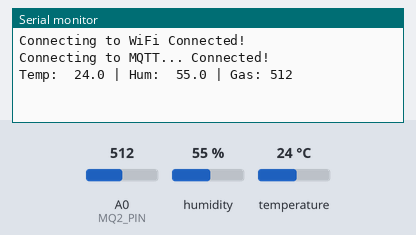
The sketch below on a simulated Arduino MKR. Shown: the last lines printed to the serial monitor. The test bench sets the inputs (shaded band); at power-on: humidity 55 %, A0 (MQ2_PIN) = 512, temperature 24 °C. WiFi joins after 1.5 s; servers stay silent unless stated; no MQTT or app messages arrive unless stated.

Above: at 2.7 s.
2.8 s: humidity set to 22 %
At 7.3 s:
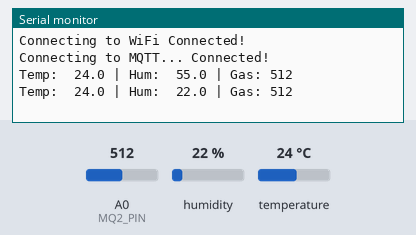
8.8 s: A0 (MQ2_PIN) set to 716
At 12.0 s:
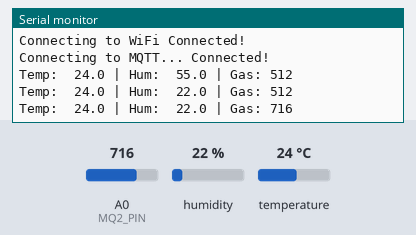
14.8 s: temperature set to 12 °C
At 18.0 s:
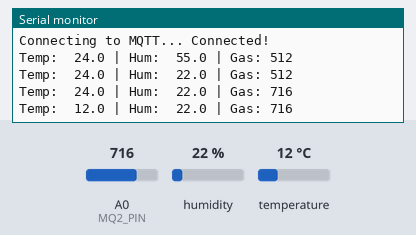
20.8 s: A0 (MQ2_PIN) set to 900
At 22.7 s:
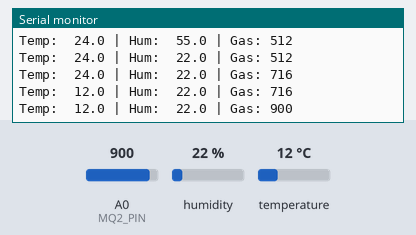
26.8 s: humidity set to 40 %
At 26.8 s:
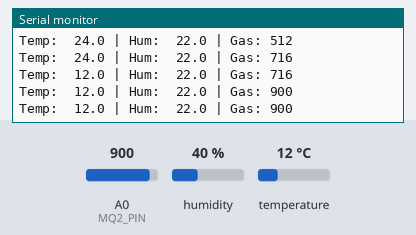
Timing chart, 0 to 29.8 s (numbered marks = the images above; inputs shaded):
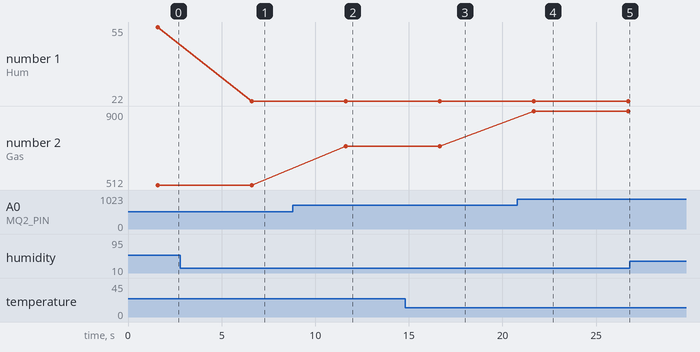

The sketch:

machine1_arduino.ino
```cpp
#include <WiFiNINA.h>
#include <PubSubClient.h>
#include <DHT.h>

// ── Change these three lines ──────────────────────
const char* WIFI_SSID     = "Vodafone-32B0";
const char* WIFI_PASSWORD = "x9GPNyLJ2NXY3kC9";
const char* MQTT_SERVER   = "192.168.0.134";
// ─────────────────────────────────────────────────

#define DHT_PIN  7
#define DHT_TYPE DHT11
#define MQ2_PIN  A0

DHT dht(DHT_PIN, DHT_TYPE);
WiFiClient wifiClient;
PubSubClient mqtt(wifiClient);

void connectWiFi() {
  Serial.print("Connecting to WiFi");
  WiFi.begin(WIFI_SSID, WIFI_PASSWORD);
  while (WiFi.status() != WL_CONNECTED) {
    delay(500);
    Serial.print(".");
  }
  Serial.println(" Connected!");
}

void connectMQTT() {
  while (!mqtt.connected()) {
    Serial.print("Connecting to MQTT...");
    if (mqtt.connect("Arduino_Machine1")) {
      Serial.println(" Connected!");
    } else {
      delay(2000);
    }
  }
}

void setup() {
  Serial.begin(9600);
  dht.begin();
  connectWiFi();
  mqtt.setServer(MQTT_SERVER, 1883);
}

void loop() {
  if (!mqtt.connected()) connectMQTT();
  mqtt.loop();

  float temp = dht.readTemperature();
  float hum  = dht.readHumidity();
  int   gas  = analogRead(MQ2_PIN);

  if (isnan(temp) || isnan(hum)) {
    Serial.println("DHT11 read failed!");
    delay(2000);
    return;
  }

  char tempStr[8], humStr[8], gasStr[6];
  dtostrf(temp, 5, 1, tempStr);
  dtostrf(hum,  5, 1, humStr);
  itoa(gas, gasStr, 10);

  mqtt.publish("factory/machine1/temperature", tempStr);
  mqtt.publish("factory/machine1/humidity",    humStr);
  mqtt.publish("factory/machine1/gas",         gasStr);

  Serial.print("Temp: "); Serial.print(tempStr);
  Serial.print(" | Hum: "); Serial.print(humStr);
  Serial.print(" | Gas: "); Serial.println(gasStr);

  delay(5000);
}
```

Measured:
- after the input at 2.8 s, the serial monitor: prints a new line after 3.8 s (image 1)
- after the input at 8.8 s, the serial monitor: prints a new line after 2.8 s (image 2)
- after the input at 14.8 s, the serial monitor: prints a new line after 1.9 s (image 3)
- after the input at 20.8 s, the serial monitor: prints a new line after 0.88 s (image 4)
- plotted number 1: 55 → 22 after the input at 2.8 s, 22 → 40 after the input at 26.8 s
- plotted number 2: 512 → 716 after the input at 8.8 s, 716 → 900 after the input at 20.8 s
